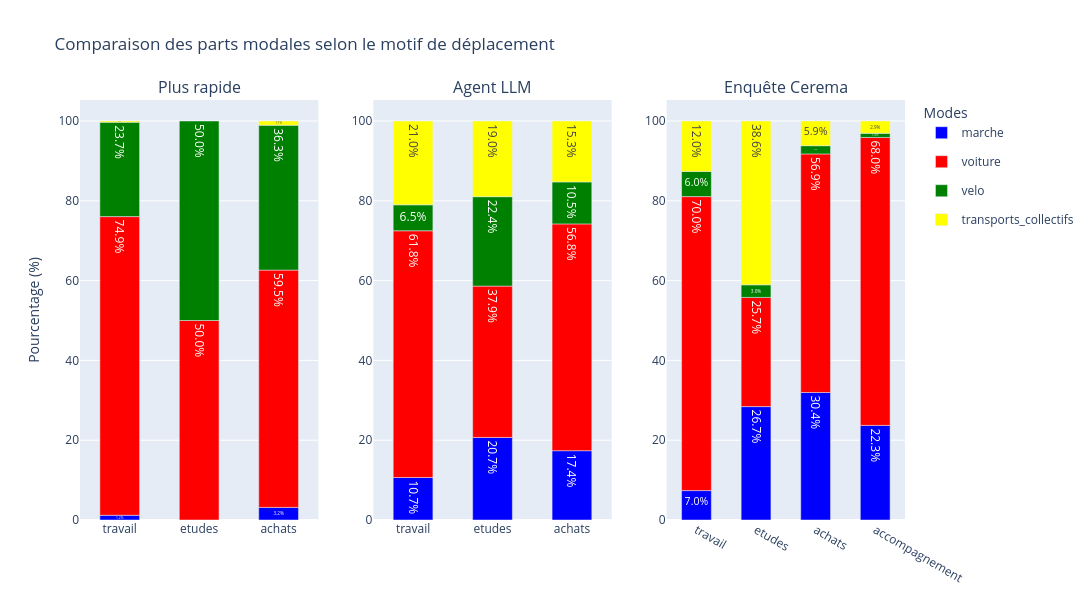

Notebook source saved alongside this figure:
### Code cell
bar_graph(moves, cerema["parts_modales_2023"]["motif_deplacement"], "Comparaison des parts modales selon le motif de déplacement", x_name="Motifs de déplacement")

### Figure 1 — Plotly figure (JSON) as saved in the notebook; plotly's stock layout.template omitted (floating-point values rounded to 4 significant figures)
{"data": [{"legendgroup": "marche", "marker": {"color": "blue"}, "name": "marche", "showlegend": true, "text": ["1.183431952662722", "3.1578947368421053", "inf", "inf"], "textposition": "inside", "texttemplate": "%{text:.1f}%", "type": "bar", "x": ["travail", "achats", null, null], "xaxis": "x", "y": [4, 6, 10, 11], "yaxis": "y"}, {"legendgroup": "voiture", "marker": {"color": "red"}, "name": "voiture", "showlegend": true, "text": ["74.85207100591717", "50.0", "59.473684210526315", "inf", "inf"], "textposition": "inside", "texttemplate": "%{text:.1f}%", "type": "bar", "x": ["travail", "etudes", "achats", null, null], "xaxis": "x", "y": [253, 29, 113, 244, 173], "yaxis": "y"}, {"legendgroup": "velo", "marker": {"color": "green"}, "name": "velo", "showlegend": true, "text": ["23.668639053254438", "50.0", "36.31578947368421", "inf", "inf"], "textposition": "inside", "texttemplate": "%{text:.1f}%", "type": "bar", "x": ["travail", "etudes", "achats", null, null], "xaxis": "x", "y": [80, 29, 69, 110, 89], "yaxis": "y"}, {"legendgroup": "transports_collectifs", "marker": {"color": "yellow"}, "name": "transports_collectifs", "showlegend": true, "text": ["0.2958579881656805", "1.0526315789473684", "inf", "inf"], "textposition": "inside", "texttemplate": "%{text:.1f}%", "type": "bar", "x": ["travail", "achats", null, null], "xaxis": "x", "y": [1, 2, 2, 5], "yaxis": "y"}, {"legendgroup": "marche", "marker": {"color": "blue"}, "name": "marche", "showlegend": false, "text": ["10.650887573964498", "20.689655172413794", "17.36842105263158", "inf", "inf"], "textposition": "inside", "texttemplate": "%{text:.1f}%", "type": "bar", "x": ["travail", "etudes", "achats", null, null], "xaxis": "x2", "y": [36, 12, 33, 58, 49], "yaxis": "y2"}, {"legendgroup": "voiture", "marker": {"color": "red"}, "name": "voiture", "showlegend": false, "text": ["61.834319526627226", "37.93103448275862", "56.84210526315789", "inf", "inf"], "textposition": "inside", "texttemplate": "%{text:.1f}%", "type": "bar", "x": ["travail", "etudes", "achats", null, null], "xaxis": "x2", "y": [209, 22, 108, 217, 160], "yaxis": "y2"}, {"legendgroup": "velo", "marker": {"color": "green"}, "name": "velo", "showlegend": false, "text": ["6.508875739644971", "22.413793103448278", "10.526315789473683", "inf", "inf"], "textposition": "inside", "texttemplate": "%{text:.1f}%", "type": "bar", "x": ["travail", "etudes", "achats", null, null], "xaxis": "x2", "y": [22, 13, 20, 18, 14], "yaxis": "y2"}, {"legendgroup": "transports_collectifs", "marker": {"color": "yellow"}, "name": "transports_collectifs", "showlegend": false, "text": ["21.005917159763314", "18.96551724137931", "15.263157894736842", "inf", "inf"], "textposition": "inside", "texttemplate": "%{text:.1f}%", "type": "bar", "x": ["travail", "etudes", "achats", null, null], "xaxis": "x2", "y": [71, 11, 29, 73, 55], "yaxis": "y2"}, {"legendgroup": "marche", "marker": {"color": "blue"}, "name": "marche", "showlegend": false, "text": ["7.000000000000001", "26.732673267326735", "30.392156862745097", "22.330097087378643"], "textposition": "inside", "texttemplate": "%{text:.1f}%", "type": "bar", "x": ["travail", "etudes", "achats", "accompagnement"], "xaxis": "x3", "y": [7, 27, 31, 23], "yaxis": "y3"}, {"legendgroup": "voiture", "marker": {"color": "red"}, "name": "voiture", "showlegend": false, "text": ["70.0", "25.742574257425744", "56.86274509803921", "67.96116504854369"], "textposition": "inside", "texttemplate": "%{text:.1f}%", "type": "bar", "x": ["travail", "etudes", "achats", "accompagnement"], "xaxis": "x3", "y": [70, 26, 58, 70], "yaxis": "y3"}, {"legendgroup": "velo", "marker": {"color": "green"}, "name": "velo", "showlegend": false, "text": ["6.0", "2.9702970297029703", "1.9607843137254901", "0.9708737864077669"], "textposition": "inside", "texttemplate": "%{text:.1f}%", "type": "bar", "x": ["travail", "etudes", "achats", "accompagnement"], "xaxis": "x3", "y": [6, 3, 2, 1], "yaxis": "y3"}, {"legendgroup": "transports_collectifs", "marker": {"color": "yellow"}, "name": "transports_collectifs", "showlegend": false, "text": ["12.0", "38.613861386138616", "5.88235294117647", "2.912621359223301"], "textposition": "inside", "texttemplate": "%{text:.1f}%", "type": "bar", "x": ["travail", "etudes", "achats", "accompagnement"], "xaxis": "x3", "y": [12, 39, 6, 3], "yaxis": "y3"}], "layout": {"annotations": [{"font": {"size": 16}, "showarrow": false, "text": "Plus rapide", "x": 0.1444, "xanchor": "center", "xref": "paper", "y": 1, "yanchor": "bottom", "yref": "paper"}, {"font": {"size": 16}, "showarrow": false, "text": "Agent LLM", "x": 0.5, "xanchor": "center", "xref": "paper", "y": 1, "yanchor": "bottom", "yref": "paper"}, {"font": {"size": 16}, "showarrow": false, "text": "Enquête Cerema", "x": 0.8556, "xanchor": "center", "xref": "paper", "y": 1, "yanchor": "bottom", "yref": "paper"}], "bargap": 0.5, "barmode": "relative", "barnorm": "percent", "height": 600, "legend": {"title": {"text": "Modes"}}, "title": {"text": "Comparaison des parts modales selon le motif de déplacement"}, "width": 1300, "xaxis": {"anchor": "y", "categoryarray": ["travail", "etudes", "achats", "accompagnement"], "categoryorder": "array", "domain": [0, 0.2889], "showgrid": false, "type": "category"}, "xaxis2": {"anchor": "y2", "categoryarray": ["travail", "etudes", "achats", "accompagnement"], "categoryorder": "array", "domain": [0.3556, 0.6444], "showgrid": false, "type": "category"}, "xaxis3": {"anchor": "y3", "categoryarray": ["travail", "etudes", "achats", "accompagnement"], "categoryorder": "array", "domain": [0.7111, 1], "showgrid": false, "type": "category"}, "yaxis": {"anchor": "x", "domain": [0, 1], "title": {"text": "Pourcentage (%)"}}, "yaxis2": {"anchor": "x2", "domain": [0, 1]}, "yaxis3": {"anchor": "x3", "domain": [0, 1]}}}
